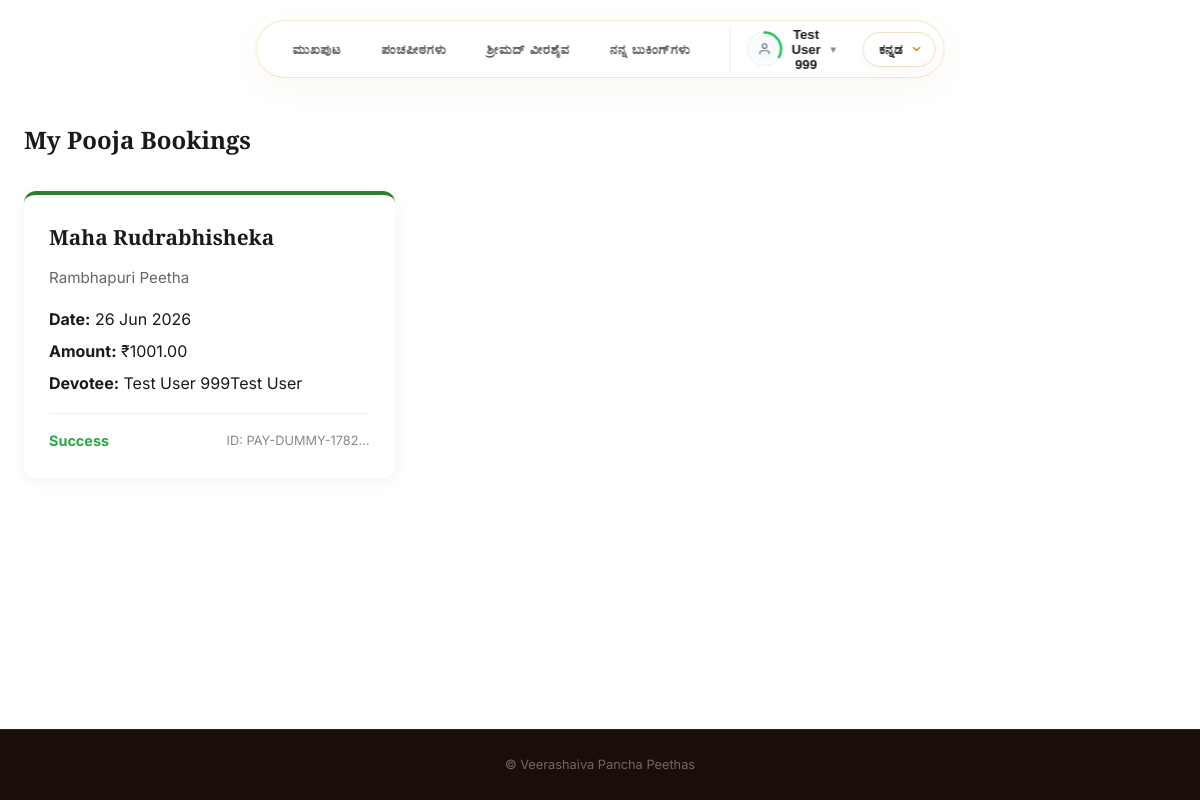
/my-bookings/?lang=kn (signed in), run on the app's committed database.
### peethas/models.py (models this page shows, shortened)
class PoojaBooking(models.Model):
    STATUS_CHOICES = (
        ('pending', 'Pending'),
        ('success', 'Success'),
        ('failed', 'Failed'),
    )
    pooja = models.ForeignKey(Pooja, on_delete=models.PROTECT, related_name='bookings')
    user = models.ForeignKey(User, on_delete=models.CASCADE, related_name='bookings', null=True, blank=True)
    devotee_name = models.CharField(max_length=200)
    devotee_phone = models.CharField(max_length=20)
    devotee_email = models.EmailField(blank=True)
    gotra = models.CharField(max_length=100, blank=True)
    nakshatra = models.CharField(max_length=100, blank=True)
    rashi = models.CharField(max_length=100, blank=True)
    family_members = models.TextField(blank=True, help_text="Names of family members to include in sankalpa")
    date_of_pooja = models.DateField()
    amount = models.DecimalField(max_digits=10, decimal_places=2)
    payment_status = models.CharField(max_length=20, choices=STATUS_CHOICES, default='pending')
    razorpay_order_id = models.CharField(max_length=100, blank=True)
    razorpay_payment_id = models.CharField(max_length=100, blank=True)
    razorpay_signature = models.CharField(max_length=200, blank=True)
    created_at = models.DateTimeField(auto_now_add=True)
    class Meta:
        ordering = ['-created_at']

class Pooja(models.Model):
    peetha = models.ForeignKey(Peetha, on_delete=models.CASCADE, related_name='poojas')
    name = models.CharField(max_length=200)
    description = models.TextField(blank=True)
    price = models.DecimalField(max_digits=10, decimal_places=2, help_text="Price in Rupees")
    category = models.CharField(
        max_length=50,
        default='special',
        choices=(
            ('daily', 'Daily Seva'),
            ('special', 'Special Pooja'),
            ('homa', 'Homa & Havan'),
            ('utsava', 'Utsava / Festival Seva'),
        )
    )
    is_active = models.BooleanField(default=True)
    order = models.PositiveIntegerField(default=0)
    total_slots = models.PositiveIntegerField(default=10, help_text="Total available slots per day")
    available_days = models.CharField(max_length=200, default='all', help_text="Comma-separated weekdays or 'all'")
    name_kn = models.CharField(max_length=200, blank=True)
    description_kn = models.TextField(blank=True)
    name_mr = models.CharField(max_length=200, blank=True)
    description_mr = models.TextField(blank=True)
    name_hi = models.CharField(max_length=200, blank=True)
    description_hi = models.TextField(blank=True)
    name_te = models.CharField(max_length=200, blank=True)
    description_te = models.TextField(blank=True)
    name_ta = models.CharField(max_length=200, blank=True)
    description_ta = models.TextField(blank=True)
    name_ml = models.CharField(max_length=200, blank=True)
    description_ml = models.TextField(blank=True)
    class Meta:
        ordering = ['order', 'name']

class Peetha(models.Model):
    name = models.CharField(max_length=200)
    slug = models.SlugField(unique=True)
    acharya = models.CharField(max_length=200, help_text="Founding Acharya name")
    simhasana = models.CharField(max_length=200, help_text="Name of the Simhasana (throne)")
    location = models.CharField(max_length=300)
    state = models.CharField(max_length=100, blank=True)
    current_swamiji = models.CharField(max_length=400, blank=True)
    associated_linga = models.CharField(max_length=200)
    associated_linga_map_url = models.URLField(blank=True, help_text="Google Maps URL for the associated Linga location")
    color = models.CharField(max_length=50, help_text="CSS color for this Peetha")
    description = models.TextField(help_text="Brief summary")
    history = models.TextField(help_text="Detailed history and origin story")
    order = models.PositiveIntegerField(default=0)
    swamiji_photo = models.ImageField(upload_to='peetha_media/swamiji/', blank=True, null=True, help_text="Photo of the current Jagathguru")
    swamiji_bio = models.TextField(blank=True, help_text="Biography of the current Jagathguru")
    contact_phone = models.CharField(max_length=50, blank=True)
    contact_email = models.EmailField(blank=True)
    contact_address = models.TextField(blank=True)
    live_youtube_url = models.URLField(blank=True, null=True, help_text="YouTube Live stream URL (leave blank if not active)")
    live_youtube_title = models.CharField(max_length=200, blank=True, null=True, help_text="Custom title for the live stream (defaults to 'Swamiji Divine Live Stream' if blank)")
    name_kn = models.CharField(max_length=200, blank=True)
    acharya_kn = models.CharField(max_length=200, blank=True)
    simhasana_kn = models.CharField(max_length=200, blank=True)
    location_kn = models.CharField(max_length=300, blank=True)
    current_swamiji_kn = models.CharField(max_length=400, blank=True)
    associated_linga_kn = models.CharField(max_length=200, blank=True)
    description_kn = models.TextField(blank=True)
    history_kn = models.TextField(blank=True)
    name_mr = models.CharField(max_length=200, blank=True)
    acharya_mr = models.CharField(max_length=200, blank=True)
    simhasana_mr = models.CharField(max_length=200, blank=True)
    location_mr = models.CharField(max_length=300, blank=True)
    current_swamiji_mr = models.CharField(max_length=400, blank=True)
    associated_linga_mr = models.CharField(max_length=200, blank=True)
    description_mr = models.TextField(blank=True)
    history_mr = models.TextField(blank=True)
    name_hi = models.CharField(max_length=200, blank=True)
    acharya_hi = models.CharField(max_length=200, blank=True)
    simhasana_hi = models.CharField(max_length=200, blank=True)
    location_hi = models.CharField(max_length=300, blank=True)
    current_swamiji_hi = models.CharField(max_length=400, blank=True)
    associated_linga_hi = models.CharField(max_length=200, blank=True)
    description_hi = models.TextField(blank=True)
    history_hi = models.TextField(blank=True)
    name_te = models.CharField(max_length=200, blank=True)
    acharya_te = models.CharField(max_length=200, blank=True)
    simhasana_te = models.CharField(max_length=200, blank=True)
    location_te = models.CharField(max_length=300, blank=True)
    current_swamiji_te = models.CharField(max_length=400, blank=True)
    associated_linga_te = models.CharField(max_length=200, blank=True)
    description_te = models.TextField(blank=True)
    history_te = models.TextField(blank=True)
    name_ta = models.CharField(max_length=200, blank=True)
    acharya_ta = models.CharField(max_length=200, blank=True)
    simhasana_ta = models.CharField(max_length=200, blank=True)
    location_ta = models.CharField(max_length=300, blank=True)
    current_swamiji_ta = models.CharField(max_length=400, blank=True)
    associated_linga_ta = models.CharField(max_length=200, blank=True)
    description_ta = models.TextField(blank=True)
    history_ta = models.TextField(blank=True)
    name_ml = models.CharField(max_length=200, blank=True)
    acharya_ml = models.CharField(max_length=200, blank=True)
    simhasana_ml = models.CharField(max_length=200, blank=True)
    location_ml = models.CharField(max_length=300, blank=True)
    current_swamiji_ml = models.CharField(max_length=400, blank=True)
    associated_linga_ml = models.CharField(max_length=200, blank=True)
    description_ml = models.TextField(blank=True)
    history_ml = models.TextField(blank=True)
    class Meta:
        ordering = ['order']

### peethas/views.py (the view)
# urls.py: path('my-bookings/', views.my_bookings, name='my_bookings'),
@login_required(login_url='peethas:login')
def my_bookings(request):
    lang = get_language(request)
    bookings = PoojaBooking.objects.filter(user=request.user).select_related('pooja', 'pooja__peetha').order_by('-created_at')
    return render(request, 'peethas/my_bookings.html', {
        'lang': lang,
        'labels': TRANSLATIONS[lang],
        'bookings': bookings,
    })

### peethas/templates/peethas/my_bookings.html (shortened to what this page needs)
{% extends "peethas/index.html" %}
{% block content %}
<section style="padding-top: 120px; padding-bottom: 80px; min-height: 80vh; background-color: var(--light);">
    <div class="container">
        <h2 style="color: var(--dark); font-family: 'Playfair Display', serif; margin-bottom: 30px;">My Pooja Bookings</h2>
        {% if bookings %}
            <div style="display: grid; grid-template-columns: repeat(auto-fill, minmax(350px, 1fr)); gap: 20px;">
                {% for booking in bookings %}
                    <div style="background: white; border-radius: 12px; padding: 25px; box-shadow: 0 4px 15px rgba(0,0,0,0.05); border-top: 4px solid {{ booking.pooja.peetha.color }};">
                        <h3 style="font-family: 'Playfair Display', serif; font-size: 1.3rem; margin-bottom: 10px;">{{ booking.pooja.name }}</h3>
                        <p style="color: #666; font-size: 0.95rem; margin-bottom: 15px;">{{ booking.pooja.peetha.name }}</p>
                        <div style="margin-bottom: 15px;">
                            <p style="margin-bottom: 5px;"><strong>Date:</strong> {{ booking.date_of_pooja|date:"d M Y" }}</p>
                            <p style="margin-bottom: 5px;"><strong>Amount:</strong> ₹{{ booking.amount }}</p>
                            <p style="margin-bottom: 5px;"><strong>Devotee:</strong> {{ booking.devotee_name }}</p>
                        </div>
                        <div style="display: flex; justify-content: space-between; align-items: center; border-top: 1px solid #eee; padding-top: 15px;">
                            <span style="font-size: 0.9rem; font-weight: bold;
                                {% if booking.payment_status == 'success' %}color: #28a745;
                                {% elif booking.payment_status == 'failed' %}color: #dc3545;
                                {% else %}color: #ffc107;{% endif %}">
                                {{ booking.get_payment_status_display }}
                            </span>
                            {% if booking.payment_status == 'success' and booking.razorpay_payment_id %}
                                <span style="font-size: 0.8rem; color: #888;">ID: {{ booking.razorpay_payment_id|truncatechars:15 }}</span>
                            {% elif booking.payment_status == 'pending' %}
                                <a href="{% url 'peethas:peetha_detail' booking.pooja.peetha.slug %}#pooja-booking" style="font-size: 0.85rem; color: var(--primary); text-decoration: none;">Retry Payment</a>
                            {% endif %}
                        </div>
                    </div>
                {% endfor %}
            </div>
        {% endif %}
    </div>
</section>
{% endblock %}

### peethas/templates/peethas/index.html (shortened to what this page needs)
{% load static socialaccount %}
<!DOCTYPE html>
<html lang="en">
<head>
    <link rel="stylesheet" href="{% static 'css/styles.css' %}?v=1.3">
</head>
<body>
    <header class="site-header">
        <div class="container header-container">
            <nav class="nav-links">
                {% block nav_items %}
                <a href="{% url 'peethas:home' %}" class="nav-link">{{ labels.nav_home|default:"Home" }}</a>
                <a href="{% url 'peethas:home' %}#divine-heritage" class="nav-link">{{ labels.divine_heritage_title }}</a>
                <a href="{% url 'peethas:home' %}#veerashaiva-section" class="nav-link">{{ labels.veerashaiva_title }}</a>
                {% endblock %}
                {% block nav_auth %}
                {% if user.is_authenticated %}
                    <a href="{% url 'peethas:my_bookings' %}" class="nav-link nav-btn-dashboard">{{ labels.nav_my_bookings|default:"My Bookings" }}</a>
                    <div class="nav-profile-dropdown">
                        <button type="button" class="dropdown-trigger-btn" onclick="toggleUserDropdown(event)" title="Profile Completion: {{ user.profile.completion_percentage }}%">
                            <div style="position: relative; width: 38px; height: 38px; display: flex; align-items: center; justify-content: center; flex-shrink: 0;">
                                <div style="width: 28px; height: 28px; border-radius: 50%; overflow: hidden; background: #f8fafc; display: flex; align-items: center; justify-content: center; z-index: 1;">
                                    {% if user.profile.profile_pic %}
                                        <img src="{{ user.profile.profile_pic.url }}" alt="Profile" style="width: 100%; height: 100%; object-fit: cover;">
                                    {% else %}
                                        {% if user.profile.gender == 'female' %}
                                            <svg viewBox="0 0 24 24" fill="none" stroke="currentColor" stroke-width="2" style="width: 14px; height: 14px; color: #64748b;">
                                                <path d="M20 21v-2a4 4 0 0 0-3-3.87"></path>
                                                <path d="M4 21v-2a4 4 0 0 1 3-3.87"></path>
                                                <circle cx="12" cy="7" r="4"></circle>
                                            </svg>
                                        {% else %}
                                            <svg viewBox="0 0 24 24" fill="none" stroke="currentColor" stroke-width="2" style="width: 14px; height: 14px; color: #64748b;">
                                                <path d="M20 21v-2a4 4 0 0 0-4-4H8a4 4 0 0 0-4 4v2"></path>
                                                <circle cx="12" cy="7" r="4"></circle>
                                            </svg>
                                        {% endif %}
                                    {% endif %}
                                </div>
                            </div>
                            <span class="dropdown-trigger-name">{{ user.first_name|default:user.username }}</span>
                            <span class="dropdown-trigger-arrow">▼</span>
                        </button>
                    </div>
                {% else %}
                    <a href="javascript:void(0);" onclick="openAuthModal('signin')" class="nav-link nav-btn-dashboard">{{ labels.nav_sign_in|default:"Sign In / Sign Up" }}</a>
                {% endif %}
                {% endblock %}
            </nav>
            <div class="lang-selector-container">
                <div class="custom-dropdown" id="langDropdown">
                    <button class="dropdown-trigger">
                        <span class="current-lang">
                            {% if lang == 'en' %}English{% elif lang == 'kn' %}ಕನ್ನಡ{% elif lang == 'mr' %}मराठी{% elif lang == 'hi' %}हिन्दी{% elif lang == 'te' %}తెలుగు{% elif lang == 'ta' %}தமிழ்{% elif lang == 'ml' %}മലയാളം{% else %}English{% endif %}
                        </span>
                        <span class="dropdown-arrow"></span>
                    </button>
                </div>
            </div>
        </div>
    </header>
    <main>
        {% block content %}{% endblock %}
    </main>
    <footer class="site-footer">
        <div class="container">
            <p>&copy; Veerashaiva Pancha Peethas</p>
        </div>
    </footer>
</body>
</html>

### data on the page
PoojaBooking: pooja.name "Maha Rudrabhisheka", pooja.peetha.name "Rambhapuri Peetha", date_of_pooja "26 Jun 2026", amount "1001.00", devotee_name "Test User 999Test User", payment_status "Success", razorpay_payment_id "PAY-DUMMY-1782…"

### other printed values
{{ labels.nav_home|default:"Home" }} "ಮುಖಪುಟ"
{{ labels.divine_heritage_title }} "ಪಂಚಪೀಠಗಳು"
{{ labels.veerashaiva_title }} "ಶ್ರೀಮದ್ ವೀರಶೈವ"
{{ labels.nav_my_bookings|default:"My Bookings" }} "ನನ್ನ ಬುಕಿಂಗ್‌ಗಳು"
{{ user.first_name|default:user.username }} "Test User 999"
